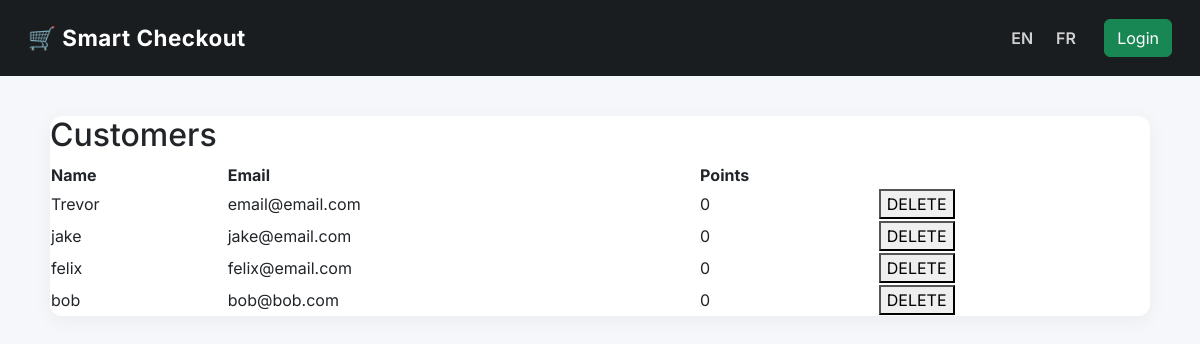
The app's page /customers/ with its own data.
### phase3/models.py (models this page shows)
class Customers(models.Model):
    name = models.CharField(max_length=100)
    email = models.CharField(max_length=100, unique=True)
    phone_number = models.CharField(unique=True, max_length=15, blank=True, validators=[RegexValidator(regex=r'^\d{9,15}$')])
    password = models.CharField(max_length=128)  # hashed password
    membership_id = models.UUIDField(default=uuid.uuid1, editable=False)
    points = models.PositiveIntegerField(default=0, null=False)

### phase3/views.py (the view)
# urls.py: path('customers/', views.customers_page, name='customers_page'),
def customers_page(request):
    if request.method == "POST" and "delete_customer" in request.POST:
        customer_id = request.POST.get("delete_customer")
        Customers.objects.filter(id=customer_id).delete()
        return redirect("customers_page")
    customers = Customers.objects.all()
    context = {"customers": customers}
    return render(request, "customers.html", context)

### phase3/templates/customers.html (shortened to what this page needs)
{% extends "base.html" %}
{% block content %}
<section class="card">
    <h2>Customers</h2>
    <table>
        <tr>
            <th>Name</th>
            <th>Email</th>
            <th>Points</th>
            <th></th>
        </tr>
        {% for c in customers %}
        <tr>
            <td>{{ c.name }}</td>
            <td>{{ c.email }}</td>
            <td>{{ c.points }}</td>
            <td>
                <form method="POST" style="display:inline">
                    <button type="submit" name="delete_customer" value="{{ c.id }}">
                        DELETE
                    </button>
                </form>
            </td>
        </tr>
        {% endfor %}
    </table>
</section>
{% endblock %}

### phase3/templates/base.html (style rules this page uses)
body { background-color: #f5f7fa; font-family: 'Inter', sans-serif; }
.card { border-radius: 12px; box-shadow: 0 4px 20px rgba(0,0,0,0.05); border: none; }

### records on screen
Customers: name "Trevor", email "email@email.com", points "0", {{ c.id }} 1 (drawn)
Customers: name "jake", email "jake@email.com", points "0", {{ c.id }} 5 (drawn)
Customers: name "felix", email "felix@email.com", points "0", {{ c.id }} 6 (drawn)
Customers: name "bob", email "bob@bob.com", points "0", {{ c.id }} 7 (drawn)
